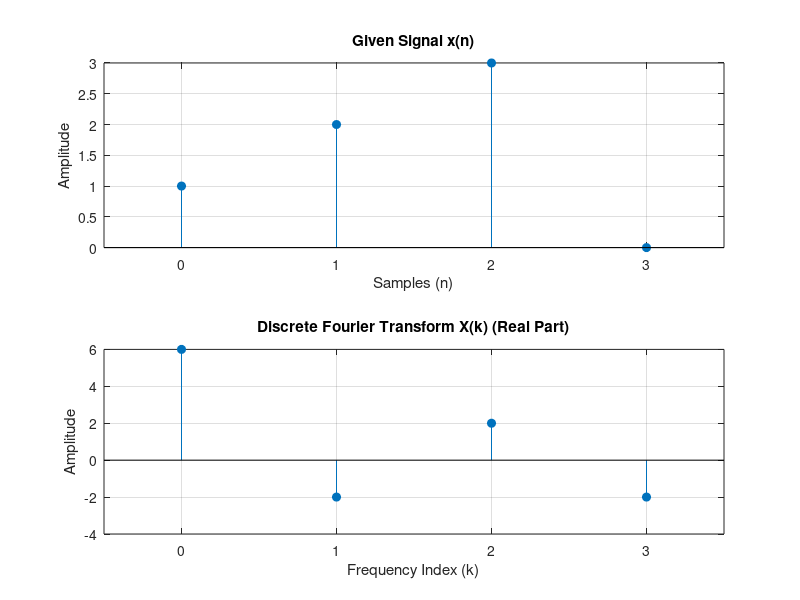

Write MATLAB code to recreate this figure.
% Initialization and Workspace Cleanup
clc;
clear;
close all;

% Define Input Signal and Parameters
inputSignal = [1, 2, 3, 0];
numSamples = length(inputSignal);
timeIndex = 0:(numSamples - 1);
freqIndex = 0:(numSamples - 1);

% Compute Discrete Fourier Transform (DFT)
twiddleFactor = exp(-1j * 2 * pi / numSamples);
dftMatrix = twiddleFactor .^ (timeIndex' * freqIndex);
dftResult = inputSignal * dftMatrix;

% Compute Inverse Discrete Fourier Transform (IDFT)
idftMatrix = exp(1j * 2 * pi / numSamples * (timeIndex' * freqIndex));
idftResult = (dftResult * idftMatrix) / numSamples;

% Plot Time-Domain Signal and Frequency Spectrum
figure;

% Plot Original Time-Domain Signal
subplot(2, 1, 1);
stem(timeIndex, inputSignal, 'filled');
title('Given Signal x(n)');
xlim([timeIndex(1) - 0.5, timeIndex(end) + 0.5]);
ylabel('Amplitude');
xlabel('Samples (n)');
grid on;

% Plot Real Part of the DFT Result
subplot(2, 1, 2);
stem(timeIndex, real(dftResult), 'filled');
title('Discrete Fourier Transform X(k) (Real Part)');
xlim([timeIndex(1) - 0.5, timeIndex(end) + 0.5]);
ylabel('Amplitude');
xlabel('Frequency Index (k)');
grid on;
